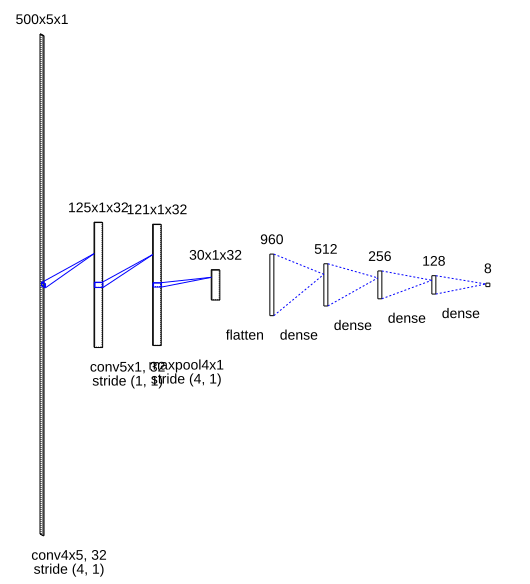

This figure's Python source:
from convnet_drawer import Model, Conv2D, MaxPooling2D, Flatten, Dense
from pptx_util import save_model_to_pptx
from matplotlib_util import save_model_to_file

model = Model(input_shape=(500, 5, 1))
model.add(Conv2D(32, (4, 5), (4, 1)))
model.add(Conv2D(32, (5, 1), (1, 1)))
model.add(MaxPooling2D((4, 1)))
model.add(Flatten())
model.add(Dense(512))
model.add(Dense(256))
model.add(Dense(128))
model.add(Dense(8))
# save as svg file
model.save_fig("abe.svg")

# save as pptx file
save_model_to_pptx(model, "abe.pptx")

# save via matplotlib
save_model_to_file(model, "abe.pdf")
